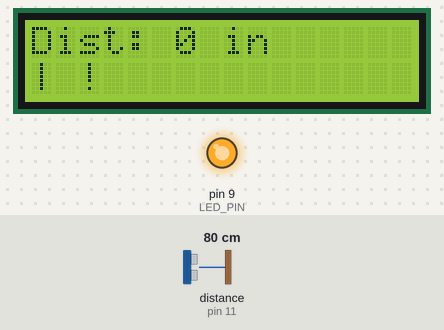
A sketch run on a simulated Arduino Uno, built with avr-gcc and run on an emulated ATmega328P. Parts: 16×2 character LCD, output pins drawn as LEDs (lit = HIGH). Wiring (inferred from the names in the program): ultrasonic range finder: trigger pin 10; echo pin 11. The test bench sets the inputs (shaded band); at power-on: distance to the obstacle (sensor on pin 11) 80 cm. The echo pulse lasts 58.3 µs per cm; pins used as bus, display or sensor lines are not drawn; what the sketch prints to the serial monitor is not drawn.

Above: at 0.4 s.
Timing chart, 0 to 1.9 s (numbered marks = the images above):
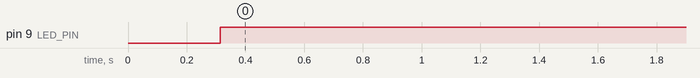

Measured:
- by itself, pin 9 (LED_PIN): LOW → HIGH at 0.31 s

The sketch:

parking_sensor.ino
```cpp
/*
 * Arduino Parking Sensor
 *
 *----------------
 * Pin connections
 *----------------
 *
 * Digital 10 : Ultrasonic Sensor - Trigger
 * Digital 11 : Ultrasonic Sensor - Echo
 * Digital 2  : LCD Display - RS
 * Digital 3  : LCD Display - Enable
 * Digital 4  : LCD Display - D4
 * Digital 5  : LCD Display - D5
 * Digital 6  : LCD Display - D6
 * Digital 7  : LCD Display - D7
 * Digital 9  : Red LED (distance warning)
 */

#include <LiquidCrystal.h>
#include "Streaming.h"

//============================================================================
// Pin Definitions
//============================================================================

#define SENSOR_TRIG_PIN     10
#define SENSOR_ECHO_PIN     11
#define LCD_RS_PIN          2
#define LCD_ENABLE_PIN      3
#define LCD_D4_PIN          4
#define LCD_D5_PIN          5
#define LCD_D6_PIN          6
#define LCD_D7_PIN          7
#define LED_PIN             9

#define NUM_SAMPLES         3
#define WARNING_DISTANCE_IN 12

//============================================================================
// Global Variables
//============================================================================

LiquidCrystal lcd(LCD_RS_PIN, LCD_ENABLE_PIN, LCD_D4_PIN, LCD_D5_PIN,
    LCD_D6_PIN, LCD_D7_PIN);

//============================================================================
// Function Prototyoes
//============================================================================

uint16_t measurePulse();
uint16_t measureDistance(void);
uint16_t measureDistanceOne(void);
void updateLCD(uint16_t distance_inches);
void updateWarningLight(uint16_t distance_inches);

//============================================================================
// Implementation Functions
//============================================================================

uint16_t measureDistanceOne(void) {
  uint16_t duration;
  int      distance;

  // Clear the trigger pin
  digitalWrite(SENSOR_TRIG_PIN, LOW);
  delayMicroseconds(2);

  // Send a measurement pulse
  digitalWrite(SENSOR_TRIG_PIN, HIGH);
  delayMicroseconds(10);
  digitalWrite(SENSOR_TRIG_PIN, LOW);

  duration = pulseIn(SENSOR_ECHO_PIN, HIGH);
}

uint16_t measureDistance(void) {
  uint16_t measureDuration = 0;
  uint16_t averageDuration = 0;
  uint8_t  i;

  Serial << F("measureDistance(): Taking ") << NUM_SAMPLES << " samples" << endl;

  for (i=0; i < NUM_SAMPLES; i++) {
    measureDuration = measureDistanceOne();
    if (i == 0) {
      averageDuration = measureDuration;
    }
    else {
      averageDuration = ((averageDuration + measureDuration) / 2);
    }
    Serial << F("   Sample ") << i;
    Serial << F(", duration=") << measureDuration;
    Serial << F(", avg now=") << averageDuration << endl;

    delay(5);
  }

  Serial << "Calculated distance: " << (averageDuration/0.0133/2) << "in" << endl;
  // Distance in inches; if you want cm instead, change 0.0133 to 0.034
  return (averageDuration*0.0133/2);
}

void updateLCD(uint16_t distance_inches) {
  uint8_t spaces;
  char    indicator = ' ';
  uint8_t i;

  if (distance_inches > 48) {
    spaces    = 12;
    indicator = '*';
  }
  else {
    spaces = distance_inches / 4;
    if (spaces < (WARNING_DISTANCE_IN/4)) {
      indicator = '!';
    }
    else {
      indicator = '+';
    }
  }

  Serial << F("updateLCD: spaces=") << spaces;
  Serial << F("; indicator=") << indicator << endl;

  lcd.setCursor(0,0);
  lcd.print("Dist: ");
  lcd.print(distance_inches);
  lcd.print(" in");
  delay(10);
  lcd.setCursor(0,1);
  lcd.print("| ");
  for (i=0; i<spaces; i++) {
    lcd.print(" ");
  }
  lcd.print(indicator);
}

void updateWarningLight(uint16_t distance_inches) {
  if (distance_inches < WARNING_DISTANCE_IN) {
    Serial << F("updateWarningLight(): Distance < ") << WARNING_DISTANCE_IN;
    Serial << F("; warning light active") << endl;
    digitalWrite(LED_PIN, HIGH);
  }
  else {
    digitalWrite(LED_PIN, LOW);
  }
}

//============================================================================
// Arduino Setup Function
//============================================================================

void setup(void) {
  Serial.begin(9600);

  pinMode(SENSOR_TRIG_PIN, OUTPUT);
  pinMode(SENSOR_ECHO_PIN, INPUT);
  pinMode(LED_PIN, OUTPUT);
  lcd.begin(16,2);

  Serial << F("setup(): done") << endl;
}

//============================================================================
// Arduino Event Loop
//============================================================================

void loop(void) {
  uint16_t distanceMeasurement;

  distanceMeasurement = measureDistance();
  Serial << F("loop(): measured: ") << distanceMeasurement << " in" << endl;

  updateLCD(distanceMeasurement);
  updateWarningLight(distanceMeasurement);

  if (distanceMeasurement > 48) {
    Serial << F("loop(): long delay") << endl;
    delay(500);
  }
  else {
    Serial << F("loop(): short delay") << endl;
    delay(100);
  }
}
```
